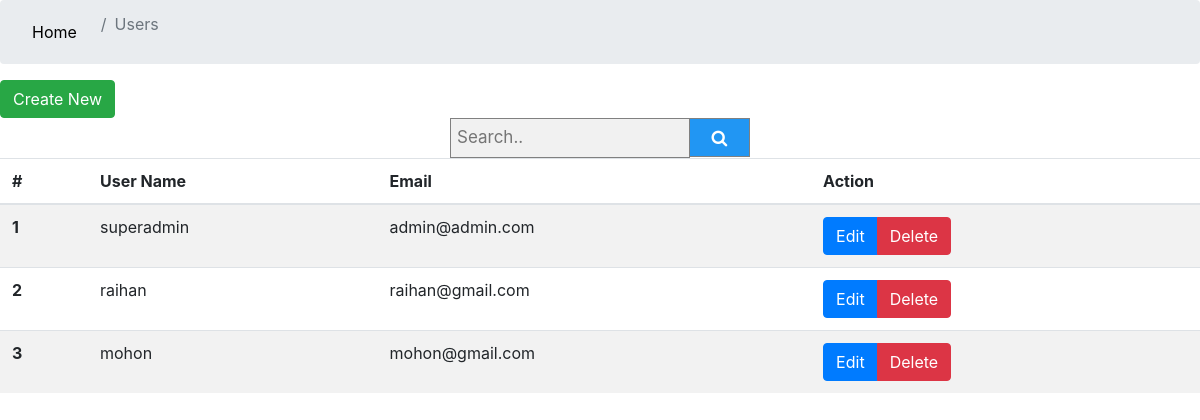
The page /users/index.php on the database its author committed.
### tables this page shows
CREATE TABLE `user` (
  `id` int(11) NOT NULL,
  `username` varchar(50) NOT NULL,
  `email` varchar(255) NOT NULL,
  `password` varchar(255) NOT NULL
);

### users/index.php (the view)
<link rel="stylesheet" href="../css/bootstrap.min.css">
<link rel="stylesheet" href="../css/style.css">
<link rel="stylesheet" href="https://cdnjs.cloudflare.com/ajax/libs/font-awesome/4.7.0/css/font-awesome.min.css">
<nav aria-label="breadcrumb">
    <ol class="breadcrumb">
        <li class="breadcrumb-item"><a href="#">Home</a></li>
        <li class="breadcrumb-item active" aria-current="page">Users</li>
    </ol>
</nav>
<div>
    <a class="btn btn-success text-white" href="add_users.php"> Create New</a>
    <form class="example" method="post" style="margin:auto;max-width:300px">
        <input type="text" placeholder="Search.." name="search" required>
        <button type="submit" name="submit"><i class="fa fa-search"></i></button>
    </form>
</div>
<table class="table table-striped table-hover table-condensed">
    <thead>
    <tr>
        <th scope="col">#</th>
        <th scope="col">User Name</th>
        <th scope="col">Email</th>
        <th scope="col">Action</th>
    </tr>
    </thead>
    <tbody>
    <?php
    include_once("../config.php");
    if (isset($_POST['submit'])) {
        $search = $_POST['search'];
        $sql = "SELECT * FROM user WHERE username LIKE '%$search%' OR email LIKE '%$search%'";
    } else {
        $sql = "SELECT * FROM user ";
    }
    $result = mysqli_query($connection, $sql);
    $i = 0;
    while ($row = mysqli_fetch_array($result)) {
        ?>
        <tr>
            <th scope="row"><?= ++$i; ?></th>
            <td><?= $row['username']; ?></td>
            <td><?= $row['email']; ?></td>
            <td>
                <div class="btn-group" role="group" aria-label="Basic example">
                    <a class="btn btn-primary text-white" href="update_users.php?edit=<?= $row['id'] ?>">Edit</a>
                    <a class="btn btn-danger text-white" href="?delete=<?= $row['id'] ?>">Delete</a>
                </div>
            </td>
        </tr>
        <?php
    }
    ?>
    </tbody>
</table>

### css/style.css (style rules this page uses)
li a { display: block; color: #000; padding: 8px 16px; text-decoration: none; }
form.example input[type=text] { padding: 6px; font-size: 17px; border: 1px solid grey; float: left; width: 80%; background: #f1f1f1; }
form.example button { float: left; width: 20%; padding: 10px; background: #2196F3; color: white; font-size: 17px; border: 1px solid grey; border-left: none; cursor: pointer; }
form.example::after { content: ""; clear: both; display: table; }

### rows shown on the page
user: username "superadmin", email "admin@admin.com"
user: username "raihan", email "raihan@gmail.com"
user: username "mohon", email "mohon@gmail.com"
